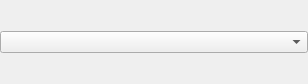
<ui version="4.0" >
 <author></author>
 <comment></comment>
 <exportmacro></exportmacro>
 <class>displayRepresentationWidget</class>
 <widget class="QWidget" name="displayRepresentationWidget" >
  <property name="geometry" >
   <rect>
    <x>0</x>
    <y>0</y>
    <width>308</width>
    <height>84</height>
   </rect>
  </property>
  <property name="windowTitle" >
   <string>Form</string>
  </property>
  <layout class="QHBoxLayout" >
   <property name="margin" >
    <number>0</number>
   </property>
   <property name="spacing" >
    <number>6</number>
   </property>
   <item>
    <widget class="QComboBox" name="comboBox" >
     <property name="minimumSize" >
      <size>
       <width>150</width>
       <height>20</height>
      </size>
     </property>
    </widget>
   </item>
  </layout>
 </widget>
 <pixmapfunction></pixmapfunction>
 <resources/>
 <connections/>
</ui>
